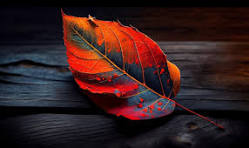
#> input picture LAB 3/lenna.jpg, 249 x 148 px
$ python q2.py
#> lines starting #> are read from the running program, lines starting #| are printed output that depends on the picture
# Write a program to read lenna.jpg and crop width from 100 to 600 and height from 100 to 600 and display the image. Use NumPy library for cropping.

from PIL import Image
import numpy as np

def cropImage(input_image,output_image,x1,x2,y1,y2):
#> called with input_image = 'lenna.jpg', output_image = 'cropped.jpg', x1 = 100, x2 = 600, y1 = 100, y2 = 600
    image=Image.open(input_image);
#> image is the input picture: PIL image 249x148 RGB; mean R, G, B 52.5, 29.2, 30.5
    imageArray=np.array(image);

    croppedImage=imageArray[x1:x2,y1:y2];
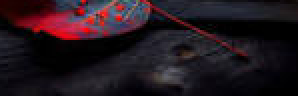
#> croppedImage: shape (48, 149, 3) (shown 2 times larger); mean R, G, B 35.1, 22.4, 29.4
    croppedImage=Image.fromarray(croppedImage);
    croppedImage.save(output_image);
    croppedImage.show();

def main():
    input_image='lenna.jpg';
    output_image='cropped.jpg';
    x1=100
    x2=600
    y1=100
    y2=600

    cropImage(input_image,output_image,x1,x2,y1,y2);

if __name__ == "__main__":
    main();
